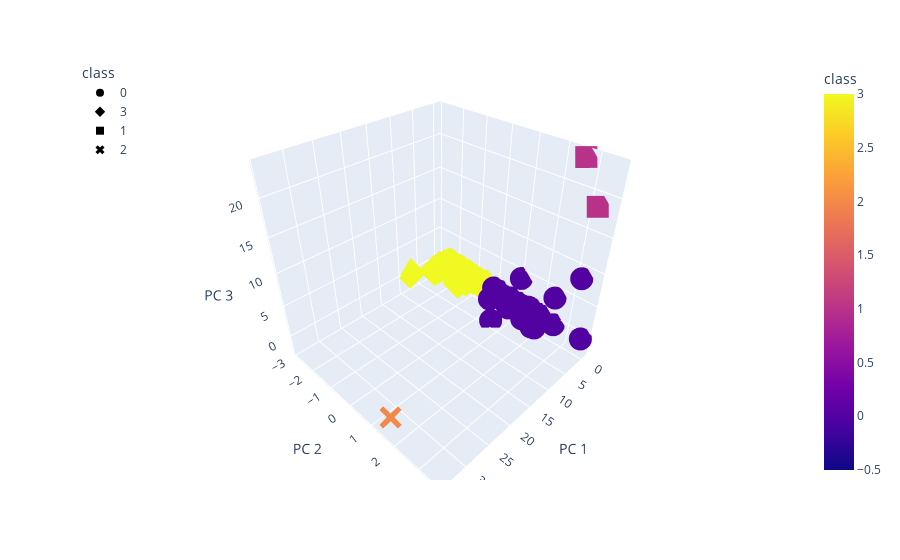

Notebook source saved alongside this figure:
### Markdown cell above
### Visualizing Results

#### 3D-Scatter with Clusters

### Code cell
# Create a 3D-Scatter with the PCA data and the clusters
fig = px.scatter_3d(
    pca_df,
    x="PC 1",
    y="PC 2",
    z="PC 3",
    color="class",
    symbol="class",
)
fig.update_layout(legend=dict(x=0, y=1))
fig.show()

### Figure 1 — Plotly figure (JSON) as saved in the notebook; plotly's stock layout.template omitted (floating-point values rounded to 4 significant figures; data arrays with more than 128 entries replaced by an {"elided": "..."} marker saying what was removed)
{"data": [{"hovertemplate": "class=%{marker.color}<br>PC 1=%{x}<br>PC 2=%{y}<br>PC 3=%{z}<extra></extra>", "legendgroup": "0", "marker": {"color": {"elided": "292 int values"}, "coloraxis": "coloraxis", "symbol": "circle"}, "mode": "markers", "name": "0", "scene": "scene", "showlegend": true, "type": "scatter3d", "x": {"elided": "292 float values"}, "y": {"elided": "292 float values"}, "z": {"elided": "292 float values"}}, {"hovertemplate": "class=%{marker.color}<br>PC 1=%{x}<br>PC 2=%{y}<br>PC 3=%{z}<extra></extra>", "legendgroup": "3", "marker": {"color": {"elided": "238 int values"}, "coloraxis": "coloraxis", "symbol": "diamond"}, "mode": "markers", "name": "3", "scene": "scene", "showlegend": true, "type": "scatter3d", "x": {"elided": "238 float values"}, "y": {"elided": "238 float values"}, "z": {"elided": "238 float values"}}, {"hovertemplate": "class=%{marker.color}<br>PC 1=%{x}<br>PC 2=%{y}<br>PC 3=%{z}<extra></extra>", "legendgroup": "1", "marker": {"color": [1, 1], "coloraxis": "coloraxis", "symbol": "square"}, "mode": "markers", "name": "1", "scene": "scene", "showlegend": true, "type": "scatter3d", "x": [-0.3697, -0.5789], "y": [3.286, 2.663], "z": [18.59, 23.61]}, {"hovertemplate": "class=%{marker.color}<br>PC 1=%{x}<br>PC 2=%{y}<br>PC 3=%{z}<extra></extra>", "legendgroup": "2", "marker": {"color": [2], "coloraxis": "coloraxis", "symbol": "x"}, "mode": "markers", "name": "2", "scene": "scene", "showlegend": true, "type": "scatter3d", "x": [34.06], "y": [1.704], "z": [0.08598]}], "layout": {"coloraxis": {"colorbar": {"title": {"text": "class"}}, "colorscale": [[0, "#0d0887"], [0.1111, "#46039f"], [0.2222, "#7201a8"], [0.3333, "#9c179e"], [0.4444, "#bd3786"], [0.5556, "#d8576b"], [0.6667, "#ed7953"], [0.7778, "#fb9f3a"], [0.8889, "#fdca26"], [1, "#f0f921"]]}, "legend": {"title": {"text": "class"}, "tracegroupgap": 0, "x": 0, "y": 1}, "margin": {"t": 60}, "scene": {"domain": {"x": [0, 1], "y": [0, 1]}, "xaxis": {"title": {"text": "PC 1"}}, "yaxis": {"title": {"text": "PC 2"}}, "zaxis": {"title": {"text": "PC 3"}}}}}
